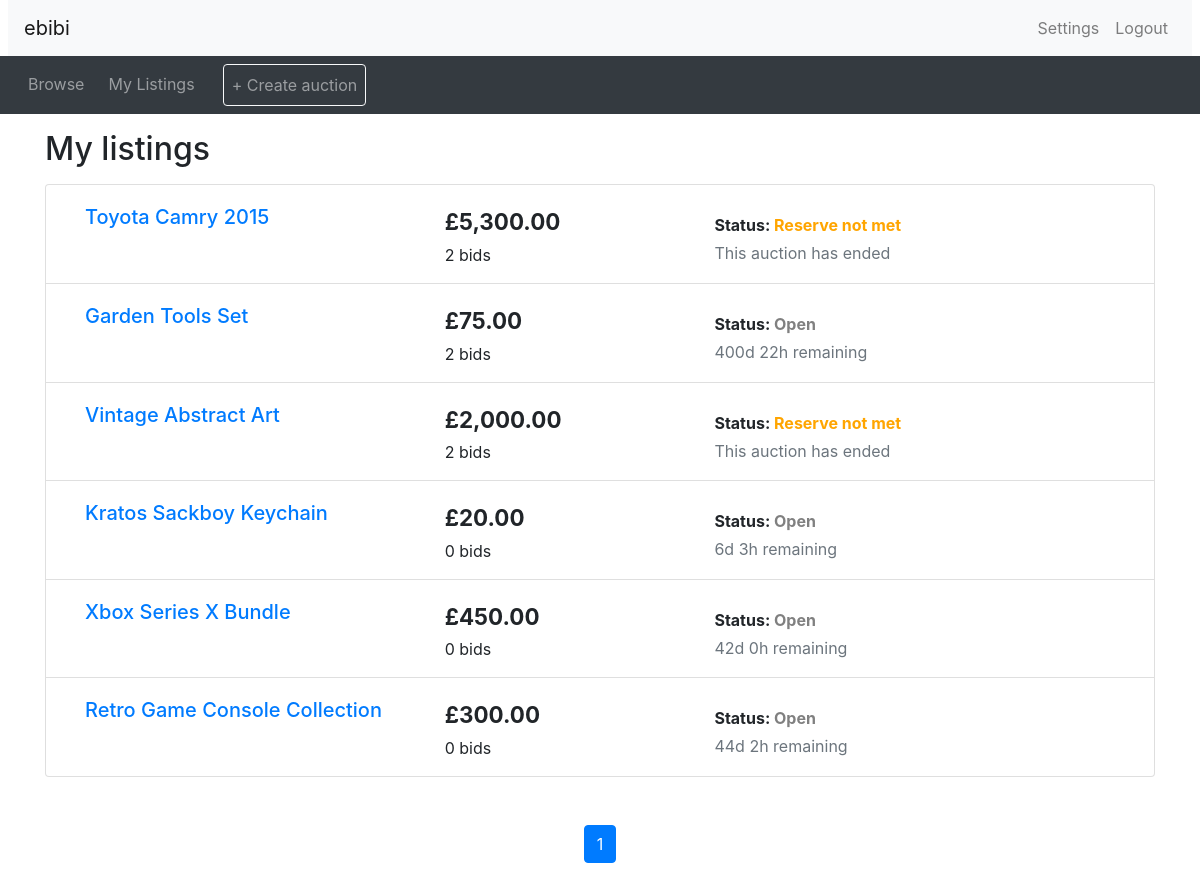
Screenshot of /mylistings.php (signed in) with the database file from the repository.
### tables this page shows
CREATE TABLE Auctions (
    auctionID INT NOT NULL PRIMARY KEY AUTO_INCREMENT, 
    categoryID INT NOT NULL,
    sellerID INT NOT NULL,
    title VARCHAR(255) NOT NULL,
    description VARCHAR(255), 
    createdDate DATETIME NOT NULL, 
    endDate DATETIME NOT NULL,
    startingPrice FLOAT NOT NULL,
    reservePrice FLOAT NOT NULL DEFAULT 0,
    itemImage VARCHAR(255) NOT NULL,
    auctionStatus BOOLEAN NOT NULL,
    itemCondition ENUM('new', 'good', 'used') NOT NULL,
    FOREIGN KEY (categoryID) REFERENCES Categories(categoryID)
);

### database.php (called while the page is built, shortened)
<?php
function execute_query($connection, $sql)
{
    $result = mysqli_query($connection, $sql);
    return $result;
}

### utilities.php (the view, shortened to what this page needs)
<?php
function display_time_remaining($interval)
{
  if ($interval->days == 0 && $interval->h == 0) {
    $time_remaining = $interval->format('%im %Ss');
  } else if ($interval->days == 0) {
    $time_remaining = $interval->format('%hh %im');
  } else {
    $time_remaining = $interval->format('%ad %hh');
  }
  return $time_remaining;
}
function print_my_listings_li($item_id, $title, $currentPrice, $num_bids, $end_time, $auction_status)
{
  if ($num_bids == 1) {
    $bid = ' bid';
  } else {
    $bid = ' bids';
  }
  $now = new DateTime();
  if ($now > $end_time) {
    $time_remaining = 'This auction has ended';
  } else {
    $time_to_end = date_diff($now, $end_time);
    $time_remaining = display_time_remaining($time_to_end) . ' remaining';
  }
  $status_colour = match ($auction_status) {
    'Sold' => 'green',
    'Reserve not met' => 'orange',
    'Open' => 'grey',
    'Closed - No bids' => 'black'
  };
  echo "
    <li class='list-group-item'>
        <div class='row ml-1 mt-2 mb-1'>
            <div class='col-4'>
                <h5><a href='listing.php?item_id={$item_id}'>{$title}</a></h5>
            </div>
            <div class='col-3'>
                <span style='font-size: 1.4em' class='font-weight-bolder'>£" . number_format($currentPrice, 2) . "</span>
                <div class='mt-1'>{$num_bids}{$bid}</div>
            </div>
            <div class='col-3'>
                <div class = 'font-weight-bold mt-2'>Status:<span style='color:{$status_colour}'> {$auction_status}</span></div>
                <div class='text-muted mt-1'>{$time_remaining}</div>
            </div>
        </div>
    </li>
    ";
}
function pagination($curr_page, $max_page, $target_link = "browse.php")
{
  $querystring = "";
  $high_page_boost = max(3 - $curr_page, 0);
  $low_page_boost = max(2 - ($max_page - $curr_page), 0);
  $low_page = max(1, $curr_page - 2 - $low_page_boost);
  $high_page = min($max_page, $curr_page + 2 + $high_page_boost);
  for ($i = $low_page; $i <= $high_page; $i++) {
    if ($i == $curr_page) {
      echo ('<li class="page-item active">');
    } else {
      echo ('<li class="page-item">');
    }
    echo ('<a class="page-link" href="' . $target_link . '?' . $querystring . 'page=' . $i . '">' . $i . '</a></li>');
  }
}
?>

### mylistings.php (shortened to what this page needs)
<?php include_once("header.php") ?>
<?php require("utilities.php") ?>
<?php
include("database.php");
?>
<div class="container">
  <h2 class="my-3">My listings</h2>
  <?php
  $seller_id = null;
  $curr_page = isset($_GET['page']) & !empty($_GET['page']) ? $_GET['page'] : 1;
  if (isset($_SESSION['logged_in']) && $_SESSION['logged_in']) {
    if ($_SESSION['account_type'] == "seller") {
      $seller_id = $_SESSION['user_id'];
    } else {
      echo "<p class='text-center font-weight-light'>Oops! It seems that you do not have permission to access this page. Please contact support if you believe this is a mistake.</p>";
      exit();
    }
  } else {
    echo "<p class='text-center font-weight-light'>Hi there! It looks like you need to log in to view this page.<br>You will be redirected to the browse page shortly. </p>";
    header("refresh:5;url=browse.php");
    exit();
  }
  $conn = get_connection();
  $query = "SELECT auctions.*, COUNT(bids.bidID) AS bidCount,
    COALESCE(MAX(bids.bidPrice), auctions.startingPrice) AS currentPrice,
    CASE
           WHEN NOW() < auctions.endDate THEN 'Open'
           WHEN NOW() >= Auctions.endDate AND COUNT(Bids.bidID) = 0 THEN 'Closed - No bids'
           WHEN NOW() >= auctions.endDate AND COALESCE(MAX(bids.bidPrice), 0) >= auctions.reservePrice THEN 'Sold'
           WHEN NOW() >= auctions.endDate AND COALESCE(MAX(bids.bidPrice), 0) < auctions.reservePrice THEN 'Reserve not met'
       END AS auctionStatus
    FROM auctions
    LEFT JOIN bids ON auctions.auctionID = bids.auctionID
    WHERE auctions.sellerID = $seller_id
    GROUP BY auctions.auctionID";
  $count_sql = "SELECT COUNT(DISTINCT auctions.auctionID) AS total
              FROM auctions
              LEFT JOIN bids on auctions.auctionID = bids.auctionID
              WHERE auctions.sellerID = $seller_id";
  $results_per_page = 6;
  $count_result = execute_query($conn, $count_sql);
  $num_results = mysqli_fetch_assoc($count_result)['total'];
  $max_page = ceil($num_results / $results_per_page);
  ?>
  <ul class="list-group">
    <?php
    $auction_result = execute_query($conn, $query);
    if (mysqli_num_rows($auction_result) > 0) {
      while ($row = mysqli_fetch_assoc($auction_result)) {
        print_my_listings_li(
          $row['auctionID'],
          $row['title'],
          $row['currentPrice'],
          $row['bidCount'],
          new DateTime($row['endDate']),
          $row['auctionStatus']
        );
      }
    } else {
      echo "<p class='text-center font-weight-light'>
      No listings found at the moment.</p>";
      echo "<div class='text-center'>
      <a href='create_auction.php' class='btn btn-outline-primary btn-sm'>Create an Auction</a>
      </div>";
    }
    ?>
  </ul>
  <nav aria-label="Search results pages" class="mt-5">
    <ul class="pagination justify-content-center">
      <?php
      pagination($curr_page, $max_page, "mylistings.php");
      ?>
    </ul>
  </nav>
  <?php include_once("footer.php") ?>

### rows the page displays
auctions: title "Toyota Camry 2015", currentPrice "5,300.00", num_bids "2", bid "bids", auction_status "Reserve not met", time_remaining "This auction has ended"
auctions: title "Garden Tools Set", currentPrice "75.00", num_bids "2", bid "bids", auction_status "Open", time_remaining "400d 22h remaining"
auctions: title "Vintage Abstract Art", currentPrice "2,000.00", num_bids "2", bid "bids", auction_status "Reserve not met", time_remaining "This auction has ended"
auctions: title "Kratos Sackboy Keychain", currentPrice "20.00", num_bids "0", bid "bids", auction_status "Open", time_remaining "6d 3h remaining"
auctions: title "Xbox Series X Bundle", currentPrice "450.00", num_bids "0", bid "bids", auction_status "Open", time_remaining "42d 0h remaining"
auctions: title "Retro Game Console Collection", currentPrice "300.00", num_bids "0", bid "bids", auction_status "Open", time_remaining "44d 2h remaining"
